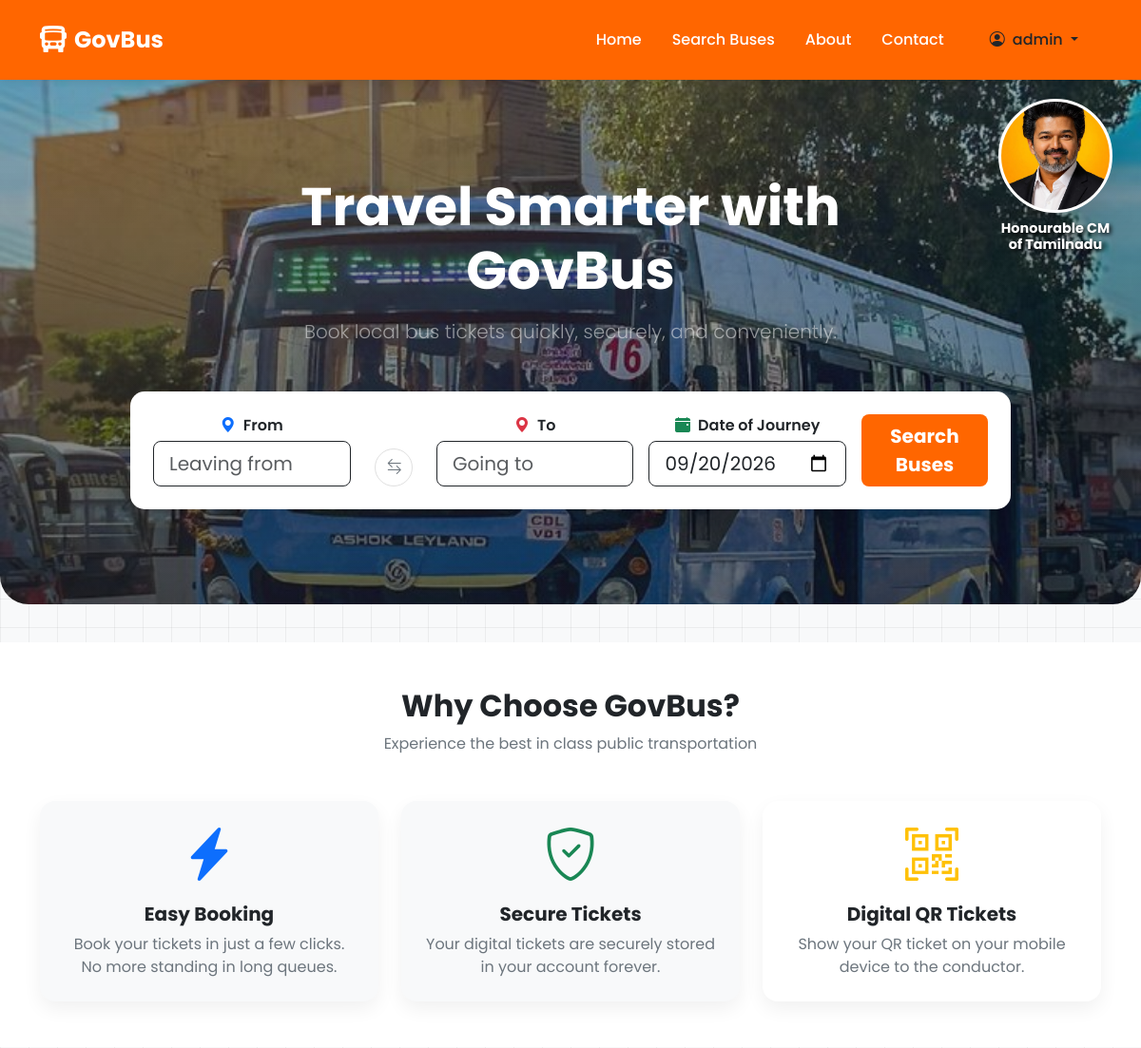
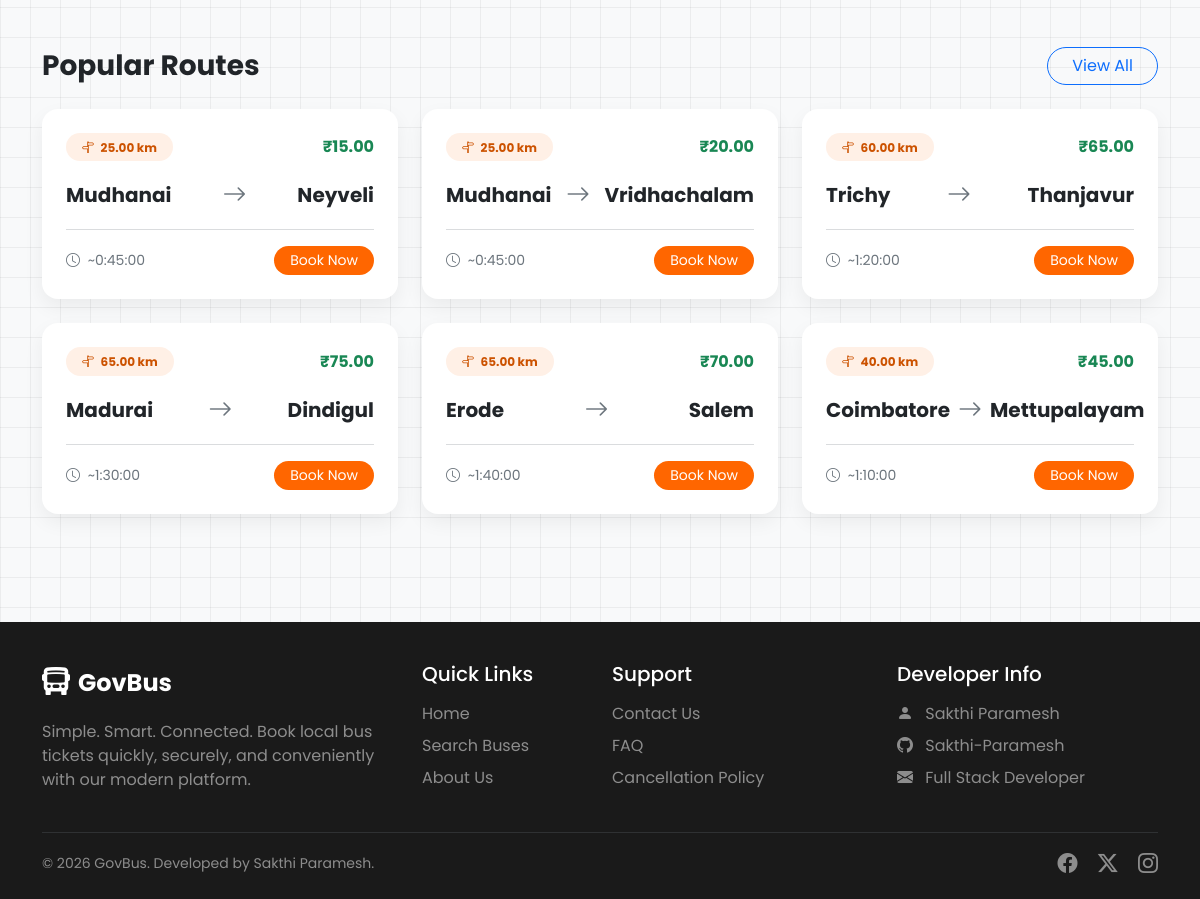
The app's page / (signed in) with its own data (2 pictures, top to bottom).
### buses/models.py (models this page shows, shortened)
class Route(models.Model):
    route_name = models.CharField(max_length=100, unique=True)
    source = models.CharField(max_length=100)
    destination = models.CharField(max_length=100)
    distance = models.DecimalField(max_digits=6, decimal_places=2, help_text="Distance in km")
    estimated_duration = models.DurationField(help_text="Format: HH:MM:SS")
    base_fare = models.DecimalField(max_digits=6, decimal_places=2)
    is_active = models.BooleanField(default=True)

### buses/views.py (the view)
# urls.py: path('', views.home, name='home'),
def home(request):
    popular_routes = Route.objects.filter(is_active=True).order_by('-id')[:6]
    return render(request, 'buses/home.html', {'popular_routes': popular_routes})

### buses/templates/buses/home.html (shortened to what this page needs)
{% extends 'base.html' %}
{% load static %}
{% block content %}
<section class="hero-section position-relative">
    <div class="position-absolute" style="top: 20px; right: 30px; text-align: center; z-index: 10;">
        <div class="shadow-lg mx-auto" style="width: 120px; height: 120px; border-radius: 50%; border: 3px solid white; overflow: hidden; background-color: white;">
            <img src="{% static 'images/484521b8201636910726040ab0a6b677.jpg' %}" alt="Honourable CM" style="width: 100%; height: 100%; object-fit: cover; display: block;">
        </div>
        <div class="text-white fw-bold mt-2" style="font-size: 0.9rem; text-shadow: 2px 2px 4px rgba(0,0,0,0.9); line-height: 1.2;">Honourable CM<br>of Tamilnadu</div>
    </div>
    <div class="container">
        <div class="row justify-content-center text-center mb-5">
            <div class="col-lg-8">
                <h1 class="display-4 fw-bold mb-3">Travel Smarter with GovBus</h1>
                <p class="lead text-white-50 mb-0">Book local bus tickets quickly, securely, and conveniently.</p>
            </div>
        </div>
        <div class="row justify-content-center mt-4">
            <div class="col-lg-10">
                <div class="card p-4 border-0 shadow-lg text-dark" style="border-radius: 15px;">
                    <form action="{% url 'search' %}" method="GET">
                        <div class="row g-3 align-items-end">
                            <div class="col-md-3">
                                <label class="form-label text-dark fw-semibold mb-1"><i class="bi bi-geo-alt-fill text-primary me-2"></i>From</label>
                                <input type="text" class="form-control form-control-lg bg-light border-0" name="source" placeholder="Leaving from" required>
                            </div>
                            <div class="col-md-1 d-none d-md-flex align-items-center justify-content-center">
                                <button type="button" class="btn btn-outline-secondary rounded-circle mt-3" style="width: 40px; height: 40px; border-color: #e0e0e0;" id="swapBtn">
                                    <i class="bi bi-arrow-left-right"></i>
                                </button>
                            </div>
                            <div class="col-md-3">
                                <label class="form-label text-dark fw-semibold mb-1"><i class="bi bi-geo-alt-fill text-danger me-2"></i>To</label>
                                <input type="text" class="form-control form-control-lg bg-light border-0" name="destination" placeholder="Going to" required>
                            </div>
                            <div class="col-md-3">
                                <label class="form-label text-dark fw-semibold mb-1"><i class="bi bi-calendar-event-fill text-success me-2"></i>Date of Journey</label>
                                <input type="date" class="form-control form-control-lg bg-light border-0" name="travel_date" id="travelDate" required>
                            </div>
                            <div class="col-md-2">
                                <button type="submit" class="btn btn-primary-custom btn-lg w-100 fw-bold rounded-3">Search Buses</button>
                            </div>
                        </div>
                    </form>
                </div>
            </div>
        </div>
    </div>
</section>
<section class="py-5 bg-white">
    <div class="container">
        <div class="text-center mb-5">
            <h2 class="fw-bold">Why Choose GovBus?</h2>
            <p class="text-muted">Experience the best in class public transportation</p>
        </div>
        <div class="row g-4 text-center">
            <div class="col-md-4">
                <div class="card h-100 p-4 border-0 bg-light rounded-4 card-hover">
                    <div class="display-4 text-primary mb-3"><i class="bi bi-lightning-charge-fill"></i></div>
                    <h5 class="fw-bold">Easy Booking</h5>
                    <p class="text-muted mb-0">Book your tickets in just a few clicks. No more standing in long queues.</p>
                </div>
            </div>
            <div class="col-md-4">
                <div class="card h-100 p-4 border-0 bg-light rounded-4 card-hover">
                    <div class="display-4 text-success mb-3"><i class="bi bi-shield-check"></i></div>
                    <h5 class="fw-bold">Secure Tickets</h5>
                    <p class="text-muted mb-0">Your digital tickets are securely stored in your account forever.</p>
                </div>
            </div>
            <div class="col-md-4">
                <div class="card h-100 p-4 border-0 rounded-4 card-hover">
                    <div class="display-4 text-warning mb-3"><i class="bi bi-qr-code-scan"></i></div>
                    <h5 class="fw-bold">Digital QR Tickets</h5>
                    <p class="text-muted mb-0">Show your QR ticket on your mobile device to the conductor.</p>
                </div>
            </div>
        </div>
    </div>
</section>
<section class="py-5">
    <div class="container">
        <div class="d-flex justify-content-between align-items-center mb-4">
            <h3 class="fw-bold mb-0">Popular Routes</h3>
            <a href="{% url 'search' %}" class="btn btn-outline-primary rounded-pill px-4">View All</a>
        </div>
        <div class="row g-4">
            {% for route in popular_routes %}
            <div class="col-md-6 col-lg-4">
                <div class="card border-0 rounded-4 card-hover">
                    <div class="card-body p-4">
                        <div class="d-flex justify-content-between align-items-center mb-3">
                            <span class="badge bg-primary-subtle text-primary rounded-pill px-3 py-2"><i class="bi bi-signpost-split me-1"></i> {{ route.distance }} km</span>
                            <span class="text-success fw-bold">₹{{ route.base_fare }}</span>
                        </div>
                        <div class="d-flex align-items-center justify-content-between">
                            <div class="text-center">
                                <h5 class="fw-bold mb-0">{{ route.source }}</h5>
                            </div>
                            <div class="text-muted px-2">
                                <i class="bi bi-arrow-right fs-4"></i>
                            </div>
                            <div class="text-center">
                                <h5 class="fw-bold mb-0">{{ route.destination }}</h5>
                            </div>
                        </div>
                        <hr class="text-muted my-3 opacity-25">
                        <div class="d-flex justify-content-between align-items-center">
                            <small class="text-muted"><i class="bi bi-clock me-1"></i> ~{{ route.estimated_duration }}</small>
                            <form action="{% url 'search' %}" method="GET">
                                <button type="submit" class="btn btn-sm btn-primary-custom rounded-pill px-3">Book Now</button>
                            </form>
                        </div>
                    </div>
                </div>
            </div>
            {% empty %}
            <div class="col-12 text-center text-muted">
                <p>No routes available right now.</p>
            </div>
            {% endfor %}
        </div>
    </div>
</section>
{% endblock %}

### templates/base.html (shortened to what this page needs)
{% load static %}
<!DOCTYPE html>
<html lang="en">
<head>
    <link href="https://cdn.jsdelivr.net/npm/bootstrap@5.3.0/dist/css/bootstrap.min.css" rel="stylesheet">
    <link rel="stylesheet" href="https://cdn.jsdelivr.net/npm/bootstrap-icons@1.11.1/font/bootstrap-icons.css">
</head>
<body>
    <nav class="navbar navbar-expand-lg navbar-custom sticky-top py-3">
        <div class="container">
            <a class="navbar-brand d-flex align-items-center" href="{% url 'home' %}">
                <i class="bi bi-bus-front-fill fs-3 me-2"></i>
                <span class="fs-4 fw-bold">GovBus</span>
            </a>
            <div class="collapse navbar-collapse" id="navbarNav">
                <ul class="navbar-nav ms-auto align-items-center">
                    <li class="nav-item">
                        <a class="nav-link px-3" href="{% url 'home' %}">Home</a>
                    </li>
                    <li class="nav-item">
                        <a class="nav-link px-3" href="{% url 'search' %}">Search Buses</a>
                    </li>
                    <li class="nav-item">
                        <a class="nav-link px-3" href="{% url 'about' %}">About</a>
                    </li>
                    <li class="nav-item">
                        <a class="nav-link px-3" href="{% url 'contact' %}">Contact</a>
                    </li>
                    {% if user.is_authenticated %}
                        <li class="nav-item dropdown ms-2">
                            <a class="nav-link dropdown-toggle btn btn-light text-dark px-4 rounded-pill" href="#" id="navbarDropdown" role="button" data-bs-toggle="dropdown" aria-expanded="false">
                                <i class="bi bi-person-circle me-1"></i> {{ user.first_name|default:user.username }}
                            </a>
                        </li>
                    {% endif %}
                </ul>
            </div>
        </div>
    </nav>
    <main>
        {% block content %}{% endblock %}
    </main>
    <footer>
        <div class="container">
            <div class="row gy-4">
                <div class="col-lg-4 col-md-6">
                    <div class="d-flex align-items-center mb-3">
                        <i class="bi bi-bus-front-fill fs-3 me-2"></i>
                        <span class="fs-4 fw-bold">GovBus</span>
                    </div>
                    <p class="text-white-50">Simple. Smart. Connected. Book local bus tickets quickly, securely, and conveniently with our modern platform.</p>
                </div>
                <div class="col-lg-2 col-md-6">
                    <h5 class="mb-3">Quick Links</h5>
                    <ul class="list-unstyled">
                        <li class="mb-2"><a href="{% url 'home' %}" class="text-white-50 text-decoration-none">Home</a></li>
                        <li class="mb-2"><a href="{% url 'search' %}" class="text-white-50 text-decoration-none">Search Buses</a></li>
                        <li class="mb-2"><a href="{% url 'about' %}" class="text-white-50 text-decoration-none">About Us</a></li>
                    </ul>
                </div>
                <div class="col-lg-3 col-md-6">
                    <h5 class="mb-3">Support</h5>
                    <ul class="list-unstyled">
                        <li class="mb-2"><a href="{% url 'contact' %}" class="text-white-50 text-decoration-none">Contact Us</a></li>
                        <li class="mb-2"><a href="#" class="text-white-50 text-decoration-none">FAQ</a></li>
                        <li class="mb-2"><a href="#" class="text-white-50 text-decoration-none">Cancellation Policy</a></li>
                    </ul>
                </div>
                <div class="col-lg-3 col-md-6">
                    <h5 class="mb-3">Developer Info</h5>
                    <ul class="list-unstyled text-white-50">
                        <li class="mb-2"><i class="bi bi-person-fill me-2"></i> Sakthi Paramesh</li>
                        <li class="mb-2">
                            <a href="https://github.com/Sakthi-Paramesh" target="_blank" class="text-white-50 text-decoration-none">
                                <i class="bi bi-github me-2"></i> Sakthi-Paramesh
                            </a>
                        </li>
                        <li class="mb-2"><i class="bi bi-envelope-fill me-2"></i> Full Stack Developer</li>
                    </ul>
                </div>
            </div>
            <hr class="mt-4 mb-3 border-secondary">
            <div class="row align-items-center">
                <div class="col-md-6 text-center text-md-start">
                    <p class="mb-0 text-white-50 small">&copy; {% now "Y" %} GovBus. Developed by Sakthi Paramesh.</p>
                </div>
                <div class="col-md-6 text-center text-md-end mt-3 mt-md-0">
                    <a href="#" class="text-white-50 me-3"><i class="bi bi-facebook fs-5"></i></a>
                    <a href="#" class="text-white-50 me-3"><i class="bi bi-twitter-x fs-5"></i></a>
                    <a href="#" class="text-white-50"><i class="bi bi-instagram fs-5"></i></a>
                </div>
            </div>
        </div>
    </footer>
</body>
</html>

### records on screen
Route: distance "25.00", base_fare "15.00", source "Mudhanai", destination "Neyveli", estimated_duration "0:45:00"
Route: distance "25.00", base_fare "20.00", source "Mudhanai", destination "Vridhachalam", estimated_duration "0:45:00"
Route: distance "60.00", base_fare "65.00", source "Trichy", destination "Thanjavur", estimated_duration "1:20:00"
Route: distance "65.00", base_fare "75.00", source "Madurai", destination "Dindigul", estimated_duration "1:30:00"
Route: distance "65.00", base_fare "70.00", source "Erode", destination "Salem", estimated_duration "1:40:00"
Route: distance "40.00", base_fare "45.00", source "Coimbatore", destination "Mettupalayam", estimated_duration "1:10:00"

### other values on screen
{{ user.first_name|default:user.username }} "admin"
